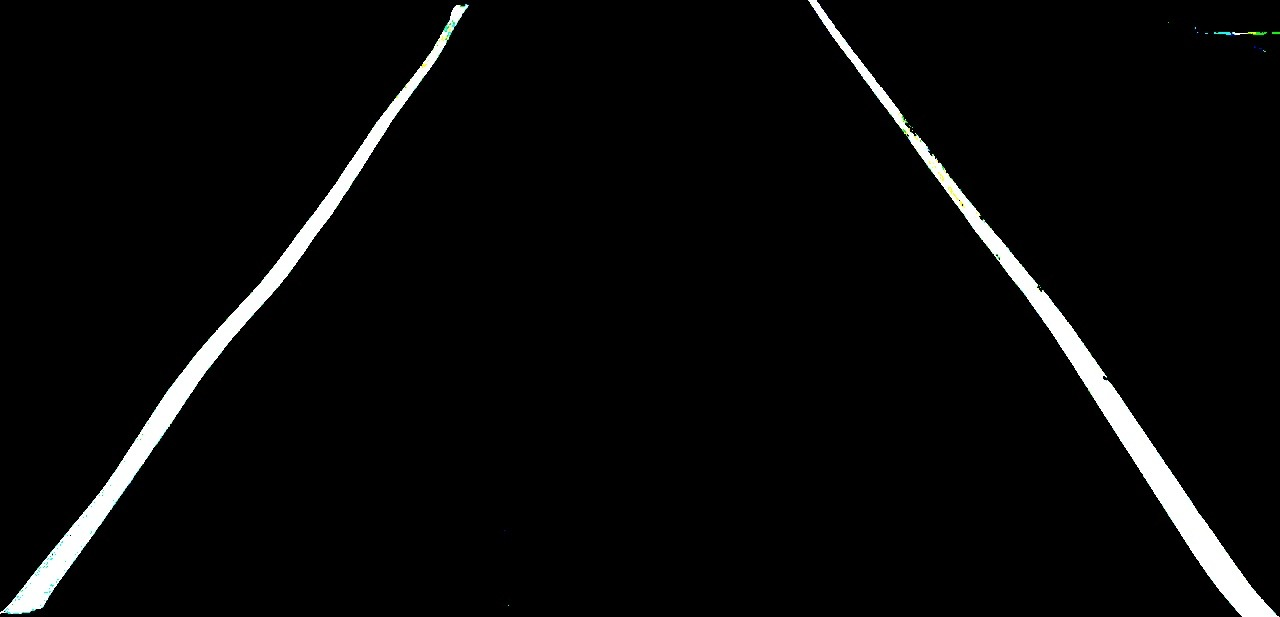
#> input picture st_lanes.jpg, 1280 x 617 px
$ python -i newfindline.py   (imports and definitions only)
#> lines starting #> are read from the running program, lines starting #| are printed output that depends on the picture; after the words box and inside, x2 and y2 are one past the last pixel; in counts of white or black regions, pixels touching at a corner belong together; long printed decimals are rounded
#> further down, picture is the input picture: shape (617, 1280, 3); mean B, G, R 8.5, 8.6, 8.5
from cv2 import VideoCapture
import numpy as np
import cv2

# [113 lines of commented-out code are left out]
img_path = r'C:\Users\Sairaj Loke\Downloads\file\content\RPIIMG\st_lanes.jpg'


# [1 line not run here, left out]
# cv2.imshow('myimg' ,img2)

# passedImage = img2

# vid = VideoCapture(0)

(pX0,pY0, pX1, pY1) = (0,1,2,3)


def findLines(passedImage):

    #convert image to grayscale
    passedImageGray = cv2.cvtColor(passedImage,cv2.COLOR_BGR2GRAY)

    #Image dimensions
    imageHeight, imageWidth = passedImageGray.shape[:2]
#> imageHeight = 617; imageWidth = 1280

    passedImageGrayThresh = passedImageGray
    # [65 lines of commented-out code are left out]
    cnts, hierarchy = cv2.findContours(passedImageGrayThresh.copy(),
        cv2.RETR_EXTERNAL,cv2.CHAIN_APPROX_SIMPLE)
#> cnts = 72 contours, 66 with area under 20; largest, box (x1, y1, x2, y2) and area: (800, 0, 1280, 617) 23770, (0, 0, 480, 617) 23344, (1166, 16, 1280, 64) 2313, (496, 592, 512, 609) 91, (497, 528, 512, 539) 64, (360, 187, 368, 192) 20

    returnedImageDebug=passedImage

    # print(cnts)
    print(len(cnts))
#| 72

    count = 0
    for cnt in cnts :

# cnt {cnts[count]}
        print(f"contour {count} : length: {len(cnts[count])}    ")
        count += 1
#> this loop made 72 passes
#> cnt on passes 1, 2, 3, 6, 7, 8, 9, 11, 12, 13, 14, 16: [[496, 607], [499, 607]], [[496, 595], [496, 597], [497, 596]], [[511, 592], [511, 593]], [[1200, 586], [1200, 587], [1201, 587], [1201, 586]], [[71, 580], [70, 581], [71, 581]], [[1255, 576]], [[1226, 544]], [[32, 544], [32, 545]], [[97, 542], [97, 543], [103, 543], [103, 542]], [[504, 541], [504, 543], [505, 543], [505, 542]], [[511, 539], [511, 540]], [[1160, 526], [1160, 527], [1165, 527], [1165, 526]]
#| contour 0 : length: 2
#| contour 1 : length: 3
#| contour 2 : length: 2
#| contour 3 : length: 5
#| contour 4 : length: 48
#| contour 5 : length: 4
#| contour 6 : length: 3
#| contour 7 : length: 1
#> (further printed lines are left out)
#> after the loop, count = 72
    # Max number of found contours to process based on area of return, largest returned first
    maxCnt = 2
    print("done\n\n")
    if len (cnts) < maxCnt:
        maxCnt = len(cnts)
    cnt = sorted(cnts, key=cv2.contourArea, reverse=True)[0:maxCnt]
#> cnt = 2 contours; box (x1, y1, x2, y2) and area: (800, 0, 1280, 617) 23770, (0, 0, 480, 617) 23344


    count = 0
    print(len(cnt))
#| 2
    print(f"contour {0} : length: {len(cnt[0])}")
#| contour 0 : length: 1837
    print(f"contour {1} : length: {len(cnt[1])}")
#| contour 1 : length: 1809


    sortRightToLeft = True
    # Take largest contours and sort left to right
    if len (cnts) > 1:
        boundingBoxes = [cv2.boundingRect(c) for c in cnt]
#> boundingBoxes = [(800, 0, 480, 617), (0, 0, 480, 617)]
        (cnt, boundingBoxes) = zip(*sorted(zip(cnt, boundingBoxes),
            key=lambda b:b[1][0], reverse= sortRightToLeft))
#> boundingBoxes = ((800, 0, 480, 617), (0, 0, 480, 617))

    # #Initialize and/or clear existing found line vector array
    pixyScaledVectorArray = np.empty([0,4], int)

    # #Used to determine what line is mapped in message from debug image
    lineNumber=0

    # #Loop through contours
    for cn in cnt:

        # if self.debug:
            #Paint all the areas found in the contour
        cv2.fillPoly(returnedImageDebug,pts=[cn],color=(0,0,255))

    #     #Find lines from contours using least square method/// draw a line approximating contour line
        [vectorX,vectorY,linePointX,linePointY] = cv2.fitLine(cn,cv2.DIST_L2,0,0.01,0.01)

        print("\n")
        print(vectorX, vectorY , linePointX ,linePointY , end=" ")
        if (linePointX >= 1.0) and (linePointY >= 1.0):

            #Easy avoid divide by zero
            if vectorY == 0:
                print("vectorY is zero")
                vectorY = 1e-4
            if vectorX == 0:
                print("vectorX is zero")
                vectorX = 1e-4

            #Calculate line points to see if they exceeds any bounds of the image, correct if they do
            topLeftX = int((-linePointY*vectorX/vectorY)+linePointX)
            bottomRightX = int(((imageHeight-linePointY)*vectorX/vectorY)+linePointX)
            topLeftY = 0
            bottomRightY = imageHeight
            lineMethodUsed = 0

            if (topLeftX <= 0) and (bottomRightX > imageWidth):
                lineMethodUsed = 1
                topLeftY = int(((-linePointX)*vectorY/vectorX)+linePointY)
                bottomRightY = int(((imageWidth-linePointX)*vectorY/vectorX)+linePointY)
                topLeftX = 0
                bottomRightX = imageWidth

            elif (topLeftX > imageWidth) and (bottomRightX < 0):
                lineMethodUsed = 2
                topLeftY = int(((imageWidth-linePointX)*vectorY/vectorX)+linePointY)
                bottomRightY = int(((-linePointX)*vectorY/vectorX)+linePointY)
                topLeftX = imageWidth
                bottomRightX = 0

            elif (topLeftX <= 0) and (bottomRightX < imageWidth):
                lineMethodUsed = 3
                topLeftY = int(((-linePointX)*vectorY/vectorX)+linePointY)
                bottomRightY = imageHeight
                topLeftX = 0
                bottomRightX = int(((imageHeight-linePointY)*vectorX/vectorY)+linePointX)

            elif (topLeftX > 0) and (bottomRightX > imageWidth):
                lineMethodUsed = 4
                topLeftY = 0
                bottomRightY = int(((imageWidth-linePointX)*vectorY/vectorX)+linePointY)
                topLeftX = int((-linePointY*vectorX/vectorY)+linePointX)
                bottomRightX = imageWidth

            elif (topLeftX > imageWidth) and (bottomRightX > 0):
                lineMethodUsed = 5
                topLeftY = imageHeight
                bottomRightY = int(((imageWidth-linePointX)*vectorY/vectorX)+linePointY)
                topLeftX = int(((imageHeight-linePointY)*vectorX/vectorY)+linePointX)
                bottomRightX = imageWidth

            elif (topLeftX < imageWidth) and (bottomRightX < 0):
                lineMethodUsed = 6
                topLeftY = int((-linePointX*vectorY/vectorX)+linePointY)
                bottomRightY = 0
                topLeftX = 0
                bottomRightX = int((linePointY)*(-vectorX/vectorY)+linePointX)


            #Extra safety
            if topLeftX < 0:
                topLeftX=0
            elif topLeftX > imageWidth:
                topLeftX=imageWidth
            if bottomRightX < 0:
                bottomRightX=0
            elif bottomRightX > imageWidth:
                bottomRightX=imageWidth
            if topLeftY < 0:
                topLeftY=0
            elif topLeftY > imageHeight:
                topLeftY=imageHeight
            if bottomRightY < 0:
                bottomRightY=0
            elif bottomRightY > imageHeight:
                bottomRightY=imageHeight

    #         #Add line method used to array count
            lineMethodsUsedCount = [0, 0, 0, 0, 0, 0, 0]

            lineMethodsUsedCount[lineMethodUsed]+=1

            pixyImageWidth = 320
            pixyImageHeight = 180


            #maybe not needed
    #         #Scale into Pixy camera units88888888888888888888
            topLeftXScaled = int(topLeftX*(pixyImageWidth/imageWidth))
            bottomRightXScaled = int(bottomRightX*(pixyImageWidth/imageWidth))
            topLeftYScaled = int(topLeftY*(pixyImageWidth/imageWidth))
            bottomRightYScaled = int(bottomRightY*(pixyImageWidth/imageWidth))

            # if self.lineFindPrintDebug:
            #     self.get_logger().info('\n\nlineMethodUsed:{:d},lineMethodsUsedCount:{:s}'.format(
            #         self.lineMethodUsed,str(self.lineMethodsUsedCount)))
            #     self.get_logger().info('vectorX:{:f},vectorY:{:f},linePointX:{:f},linePointY:{:f}'.format(
            #         float(vectorX),float(vectorY),float(linePointX),float(linePointY)))
            #     self.get_logger().info('topLeftX:{:d},topLeftY:{:d},bottomRightX:{:d},bottomRightY:{:d}'.format(
            #         topLeftX,topLeftY,bottomRightX,bottomRightY))
            #     returnedImageDebug = cv2.line(returnedImageDebug,(topLeftX,topLeftY),
            #         (bottomRightX,bottomRightY),(255,128,128),2)

    #         #Append found line points to pixy found line vector array
            pixyScaledVectorArray = np.append(pixyScaledVectorArray,
                np.array([[topLeftXScaled,topLeftYScaled,bottomRightXScaled,bottomRightYScaled]]),axis=0)
            #Increment line number
            lineNumber += 1
#> this loop made 2 passes
#> (linePointX, linePointY) on passes 1 to 2: ([1047.8], [319.1]), ([256], [297.2])
#| [0.5872] [0.8095] [1047.8455] [319.0566]
#| [0.5953] [-0.8035] [256.0177] [297.245]
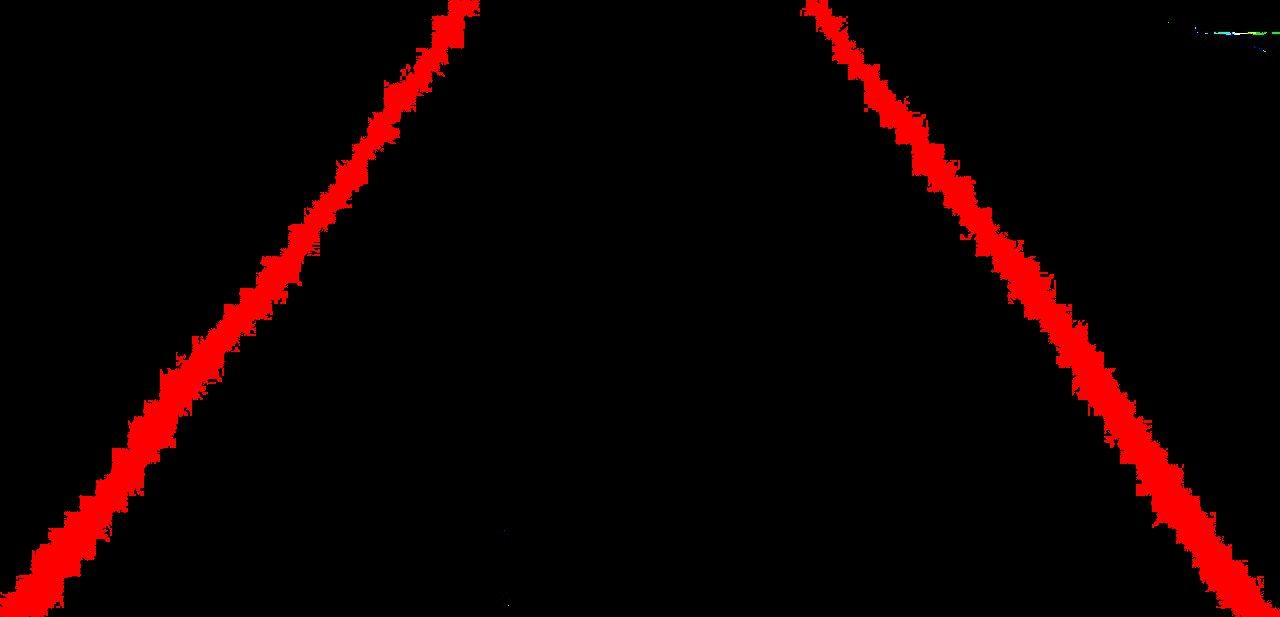
#> returnedImageDebug: shape (617, 1280, 3); 6.34% of pixels changed, all inside (x1, y1, x2, y2) = (0, 0, 1280, 617)
#> after the loop, lineNumber = 2

    # #Testing
    # if self.useBogusData:
    #     if self.sortRightToLeft:
    #         self.bogusDataTest=[[int((self.pixyImageWidth*0.8)+
    #             self.bogusOffsetNumber),0,
    #             int(self.pixyImageWidth*0.8),self.pixyImageHeight],
    #             [int((self.pixyImageWidth*0.2)-self.bogusOffsetNumber),0,
    #             int(self.pixyImageWidth*0.2),self.pixyImageHeight]]
    #     else:
    #         self.bogusDataTest=[[int((self.pixyImageWidth*0.2)+
    #             self.bogusOffsetNumber),0,
    #             int(self.pixyImageWidth*0.2),self.pixyImageHeight],
    #             [int((self.pixyImageWidth*0.8)-self.bogusOffsetNumber),0,
    #             int(self.pixyImageWidth*0.8),self.pixyImageHeight]]

    #     if self.switchVectorPoints:
    #         (self.pX0, self.pY0, self.pX1, self.pY1) = (2,3,0,1)
    #     else:
    #         (self.pX0, self.pY0, self.pX1, self.pY1) = (0,1,2,3)

    #     pixyScaledVectorArray = np.array(self.bogusDataTest)

    # if self.debug:
        #Border for vehicle mask
        # returnedImageDebug = cv2.rectangle(returnedImageDebug,maskVehicleBoxTopLeftXY,
        #     maskVehicleBoxBottomRightXY, color=(128,128,0),thickness=3)

        #Calcualte background for pixy image space
    debugPixyMessageTopLeftXY = (int((imageWidth/2)-(pixyImageWidth/2)),
        int((imageHeight/2)-(pixyImageHeight/2)))
#> debugPixyMessageTopLeftXY = (480, 218)

    #Create background for pixy image space
    returnedImageDebug = cv2.rectangle(returnedImageDebug,debugPixyMessageTopLeftXY,
        ((debugPixyMessageTopLeftXY[0]+pixyImageWidth),
        (debugPixyMessageTopLeftXY[1]+pixyImageHeight)),(0,255,0),-1)
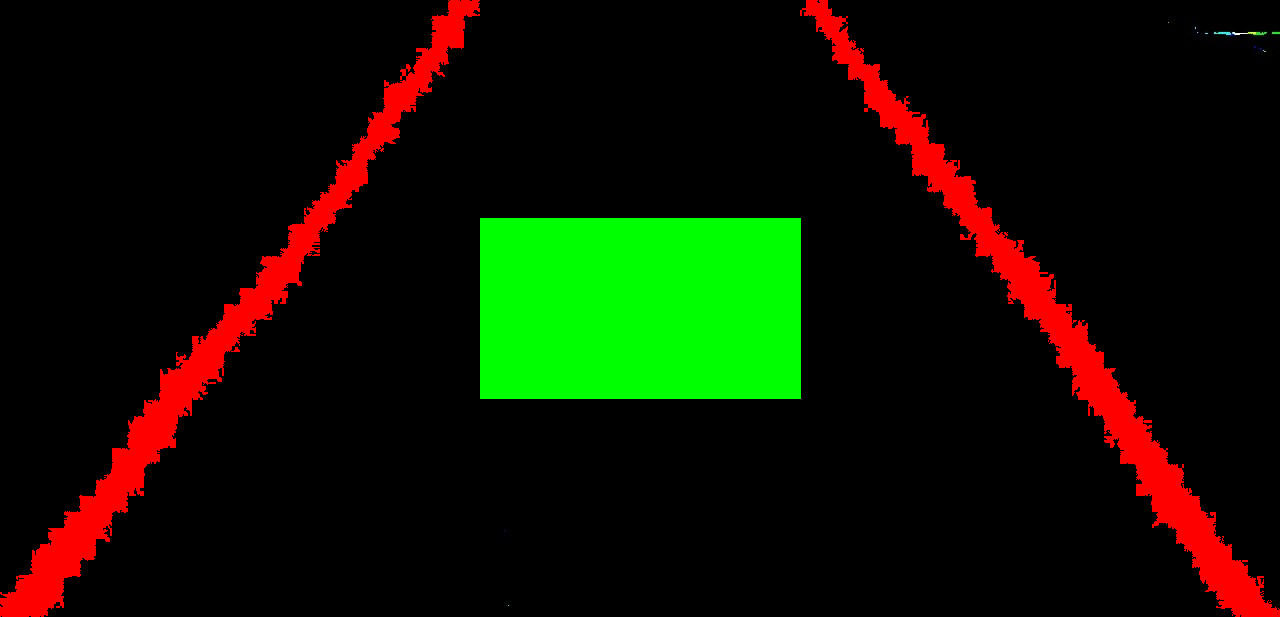
#> returnedImageDebug: shape (617, 1280, 3); 7.36% of pixels changed, all inside (x1, y1, x2, y2) = (480, 218, 801, 399)

    cv2.imshow('returnedImageDebug',returnedImageDebug)

    for lineNumber in range(len(pixyScaledVectorArray)):
        #Draw the found line in image space
        returnedImageDebug = cv2.line(returnedImageDebug,
            (debugPixyMessageTopLeftXY[0]+pixyScaledVectorArray[lineNumber][0],
            debugPixyMessageTopLeftXY[1]+pixyScaledVectorArray[lineNumber][1]),
            (debugPixyMessageTopLeftXY[0]+pixyScaledVectorArray[lineNumber][2],
            debugPixyMessageTopLeftXY[1]+pixyScaledVectorArray[lineNumber][3]),
            (0,0,0),1)

        # cv2.imshow('returnedImageDebugAfterLine', returnedImageDebug)

            #Draw box point for top left XY for Pixy space debug image
        returnedImageDebug = cv2.rectangle(returnedImageDebug,
            (debugPixyMessageTopLeftXY[0]+pixyScaledVectorArray[lineNumber][0]-1,
            debugPixyMessageTopLeftXY[1]+pixyScaledVectorArray[lineNumber][1]-1),
            (debugPixyMessageTopLeftXY[0]+pixyScaledVectorArray[lineNumber][0]+1,
            debugPixyMessageTopLeftXY[1]+pixyScaledVectorArray[lineNumber][1]+1),
            (0,0,255),-1)

        # cv2.imshow( 'rect-returnedImageDebug' , returnedImageDebug)
        #Draw box point for bottom right XY for Pixy space debug image
        returnedImageDebug = cv2.rectangle(returnedImageDebug,
            (debugPixyMessageTopLeftXY[0]+pixyScaledVectorArray[lineNumber][2]-1,
            debugPixyMessageTopLeftXY[1]+pixyScaledVectorArray[lineNumber][3]-1),
            (debugPixyMessageTopLeftXY[0]+pixyScaledVectorArray[lineNumber][2]+1,
            debugPixyMessageTopLeftXY[1]+pixyScaledVectorArray[lineNumber][3]+1),
            (0,0,255),-1)

        # cv2.imshow( 'br-rect-returnedImageDebug', returnedImageDebug)
    #         #Write text for top left XY for Pixy space debug image
        returnedImageDebug = cv2.putText(
            returnedImageDebug, '{:d},{:d}'.format(
            pixyScaledVectorArray[lineNumber][0],pixyScaledVectorArray[lineNumber][1]),
            (debugPixyMessageTopLeftXY[0]+pixyScaledVectorArray[lineNumber][0]-20+(20*lineNumber),
            debugPixyMessageTopLeftXY[1]+pixyScaledVectorArray[lineNumber][1]),
            cv2.FONT_HERSHEY_SIMPLEX, 0.25, (255,0,0), 1, cv2.LINE_AA)

    #         #Write text for bottom right XY for Pixy space debug image
        returnedImageDebug = cv2.putText(returnedImageDebug, '{:d},{:d}'.format(
            pixyScaledVectorArray[lineNumber][2],pixyScaledVectorArray[lineNumber][3]),
            (debugPixyMessageTopLeftXY[0]+pixyScaledVectorArray[lineNumber][2]-20+(20*lineNumber),
            debugPixyMessageTopLeftXY[1]+pixyScaledVectorArray[lineNumber][3]),
            cv2.FONT_HERSHEY_SIMPLEX, 0.25, (255,0,0), 1, cv2.LINE_AA)

    #         #Write the line number for message
        returnedImageDebug = cv2.putText(returnedImageDebug, 'm{:d}'.format(
            lineNumber),
            (int((pixyScaledVectorArray[lineNumber][0]+
            pixyScaledVectorArray[lineNumber][2])/2.0+
            debugPixyMessageTopLeftXY[0]-20+(20*lineNumber)),
            int((pixyScaledVectorArray[lineNumber][1]+
            pixyScaledVectorArray[lineNumber][3])/2.0+
            debugPixyMessageTopLeftXY[1])),
            cv2.FONT_HERSHEY_SIMPLEX, 0.35, (0,0,255), 1, cv2.LINE_AA)
#> this loop made 2 passes
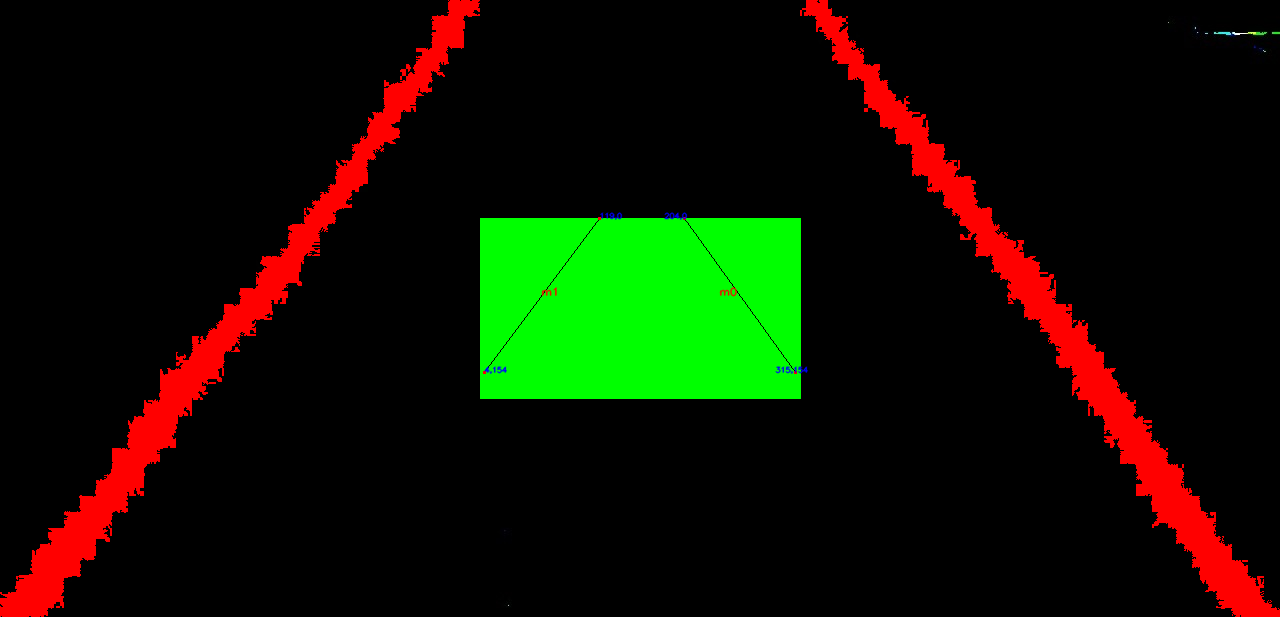
#> returnedImageDebug: shape (617, 1280, 3); mean B, G, R 0.1, 18.6, 16.2


    cv2.imshow( 'final-img', returnedImageDebug)
    # #Pixy message for publication
    if (len(pixyScaledVectorArray) == 0):

        m0_x0 = 0
        m0_y0 = 0
        m0_x1 = 0
        m0_y1 = 0
        m1_x0 = 0
        m1_y0 = 0
        m1_x1 = 0
        m1_y1 = 0

    if (len(pixyScaledVectorArray) > 0):
        m0_x0 = int(pixyScaledVectorArray[0][pX0])
#> m0_x0 = 204
        m0_y0 = int(pixyScaledVectorArray[0][pY0])
#> m0_y0 = 0
        m0_x1 = int(pixyScaledVectorArray[0][pX1])
#> m0_x1 = 315
        m0_y1 = int(pixyScaledVectorArray[0][pY1])
#> m0_y1 = 154
        m1_x0 = 0
        m1_y0 = 0
        m1_x1 = 0
        m1_y1 = 0                                           #publishSecondVector is true so neglect it
        if (len(pixyScaledVectorArray) > 1)  :  #publishSecondVector
            m1_x0 = int(pixyScaledVectorArray[1][pX0])
#> m1_x0 = 119
            m1_y0 = int(pixyScaledVectorArray[1][pY0])
#> m1_y0 = 0
            m1_x1 = int(pixyScaledVectorArray[1][pX1])
#> m1_x1 = 4
            m1_y1 = int(pixyScaledVectorArray[1][pY1])
#> m1_y1 = 154

    cv2.imshow('finally', returnedImageDebug)
    return(returnedImageDebug)


# [8 lines not run here, left out]

# Exiting the window if 'q' is pressed on the keyboard.

>>> import cv2
>>> picture = cv2.imread('../st_lanes.jpg')
>>> result = findLines(picture)
